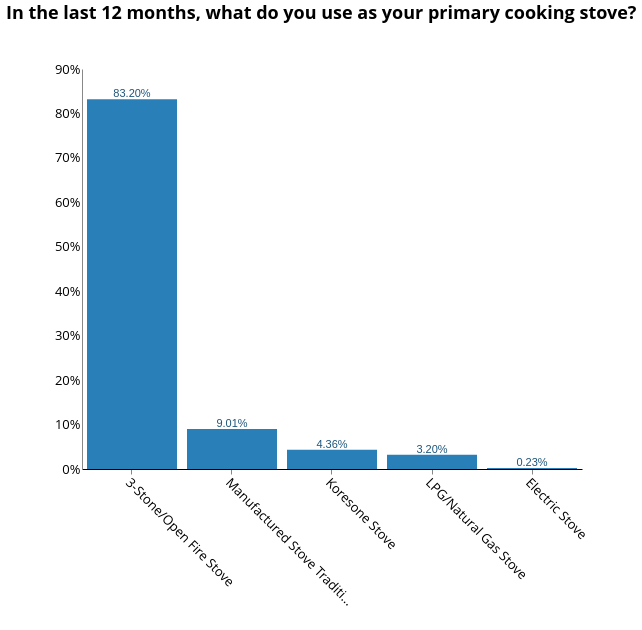

Vega-Lite specification for this chart:
### Vega-Lite specification from a JSON file in a GitHub repository (floating-point values rounded to 4 significant figures; data arrays with more than 128 entries replaced by an {"elided": "..."} marker saying what was removed)
{"width": 800, "height": 400, "config": {"title": {"fontSize": 18, "font": "Open Sans", "anchor": "center", "fontColor": "#000000"}, "axisX": {"domain": true, "domainColor": "#000000", "grid": false, "labelFont": "Open Sans", "labelFontSize": 13, "titleFont": "Open Sans", "titleFontSize": 13, "titleFontWeight": "normal", "title": "X Axis Title (units)", "labelAngle": 45}, "axisY": {"domain": true, "grid": false, "gridColor": "#DEDDDD", "gridWidth": 1, "labelFont": "Open Sans", "labelFontSize": 13, "labelAngle": 0, "ticks": false, "titleFont": "Open Sans", "titleFontSize": 13, "titleFontWeight": "normal", "titlePadding": 10, "title": "Y Axis Title (units)"}, "range": {"category": ["#2980B9", "#003366", "#FFAE19", "#FF4500", "#438B28", "#45B39D", "#99ADC1", "#212F3C"]}, "legend": {"labelFont": "Open Sans", "labelFontSize": 13, "symbolType": "square", "symbolSize": 100, "titleFont": "Open Sans", "titleFontSize": 13, "titleFontWeight": "normal", "title": "Legend", "orient": "right", "offset": 0}, "tooltip": {"font": "Open Sans"}, "view": {"stroke": "transparent", "text": {"font": "Open Sans", "color": ["#2980B9", "#003366", "#FFAE19", "#FF4500", "#438B28", "#45B39D", "#99ADC1", "#212F3C"], "fontSize": 13, "align": "right", "fontWeight": 400, "size": 13}, "bar": {"size": 40, "binSpacing": 1, "continuousBandSize": 30, "discreteBandSize": 30, "fill": ["#2980B9", "#003366", "#FFAE19", "#FF4500", "#438B28", "#45B39D", "#99ADC1", "#212F3C"], "stroke": false}}}, "layer": [{"mark": {"type": "bar", "color": "#2980b9"}, "encoding": {"tooltip": {"field": "primary_stove", "type": "nominal"}, "x": {"axis": {"title": " "}, "field": "primary_stove", "sort": {"field": "primary_stove", "op": "count", "order": "descending"}, "type": "nominal"}, "y": {"aggregate": "sum", "axis": {"format": "%", "title": ""}, "field": "pct", "type": "quantitative"}}, "height": 400, "selection": {"selector096": {"type": "single", "fields": ["i19a"], "bind": {"input": "select", "options": [null, "Wood purchased", "Wood collected", "Crop Residue/Plant Biomass", "Kerosene", "Charcoal", "LPG/cooking gas", "Electric", "Charcoal Briquettes", "Garbage", "Piped Natural Gas", "Coal Briquette", "Biomass Briquette", "Other, specify", "Coal/lignite"], "labels": ["All Responses", "Wood purchased", "Wood collected", "Crop Residue/Plant Biomass", "Kerosene", "Charcoal", "LPG/cooking gas", "Electric", "Charcoal Briquettes", "Garbage", "Piped Natural Gas", "Coal Briquette", "Biomass Briquette", "Other", "Coal/lignite"], "name": "Primary Source of Cooking Fuel  "}}, "selector095": {"type": "single", "fields": ["grid_electricity_yn"], "bind": {"input": "select", "options": [null, "Yes", "No"], "labels": ["All Responses", "Yes", "No"], "name": "Is the household connected to the national grid?  "}}, "selector093": {"type": "single", "fields": ["locality"], "bind": {"input": "select", "options": [null, 0, 1], "labels": ["National", "Urban", "Rural"], "name": "Locality Breakdown  "}}, "selector094": {"type": "single", "fields": ["cs_aggr_tier"], "bind": {"input": "select", "options": [null, "Tier 0", "Tier 1", "Tier 2", "Tier 3", "Tier 4", "Tier 5"], "labels": ["All Tiers", "Tier 0", "Tier 1", "Tier 2", "Tier 3", "Tier 4", "Tier 5"], "name": "Cooking Tier  "}}}, "transform": [{"joinaggregate": [{"op": "count", "field": "*", "as": "total"}]}, {"calculate": "1 / datum.total", "as": "pct"}], "width": 500}, {"mark": {"type": "text", "align": "center", "baseline": "bottom", "color": "#1b557a"}, "encoding": {"text": {"aggregate": "sum", "field": "pct", "format": ".2%", "type": "quantitative"}, "tooltip": {"field": "primary_stove", "type": "nominal"}, "x": {"axis": {"title": " "}, "field": "primary_stove", "sort": {"field": "primary_stove", "op": "count", "order": "descending"}, "type": "nominal"}, "y": {"aggregate": "sum", "axis": {"format": "%", "title": ""}, "field": "pct", "type": "quantitative"}}, "height": 400, "transform": [{"joinaggregate": [{"op": "count", "field": "*", "as": "total"}]}, {"calculate": "1 / datum.total", "as": "pct"}], "width": 500}], "data": {"name": "data-1de68d74c70ffe2eb634cbe6be5b7a1b"}, "title": {"text": ["In the last 12 months, what do you use as your primary cooking stove?"], "color": "black", "subtitleColor": "black", "offset": 40}, "transform": [{"filter": {"selection": "selector096"}}, {"filter": {"selection": "selector095"}}, {"filter": {"selection": "selector093"}}, {"filter": {"selection": "selector094"}}], "$schema": "https://vega.github.io/schema/vega-lite/v4.17.0.json", "datasets": {"data-1de68d74c70ffe2eb634cbe6be5b7a1b": {"elided": "3464 records"}}}
